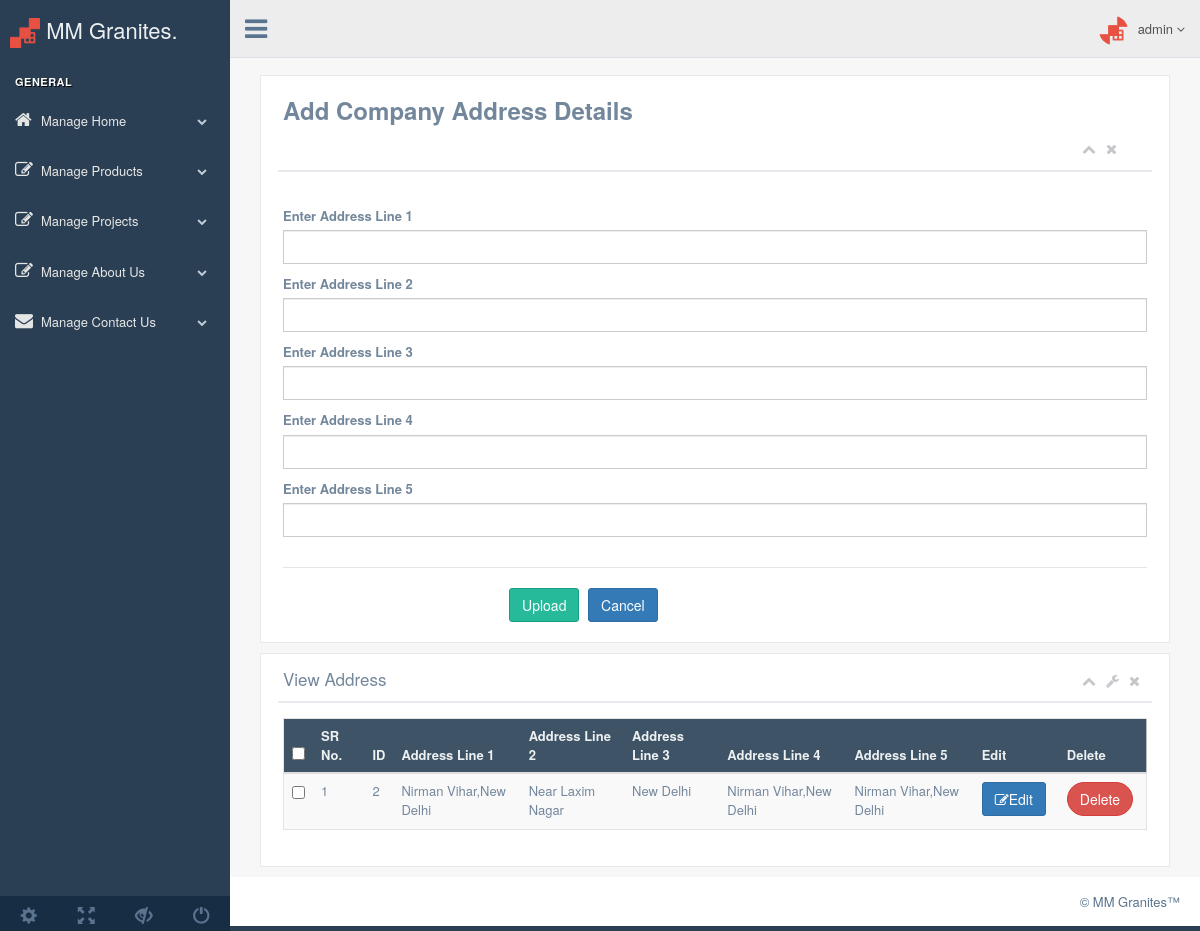
The page /admin/add-address.php on the database as committed earlier.
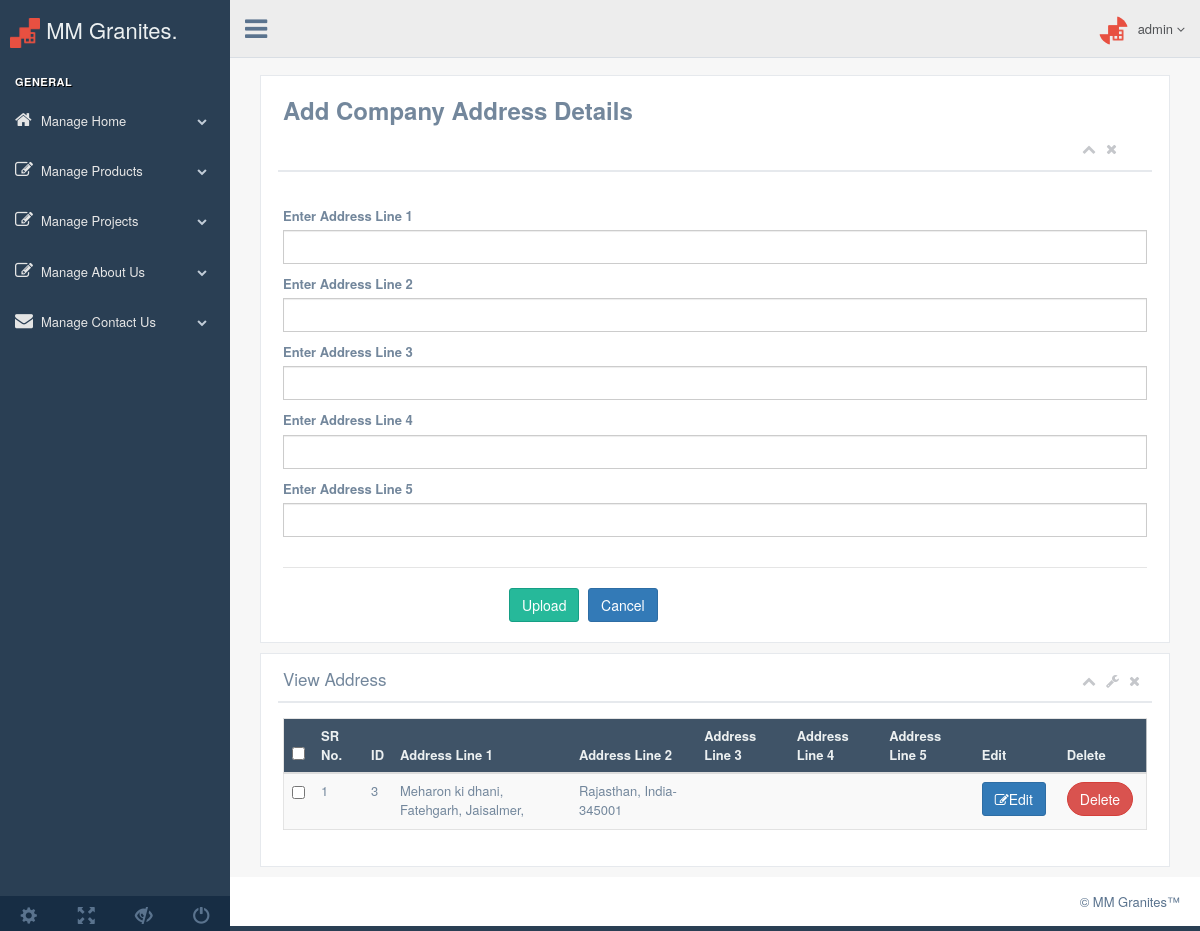
The same page on the database as committed later.
### tables this page shows
CREATE TABLE `company_address` (
  `id` int(11) NOT NULL,
  `add_1` varchar(500) NOT NULL,
  `add_2` varchar(500) NOT NULL,
  `add_3` varchar(500) NOT NULL,
  `add_4` varchar(500) NOT NULL,
  `add_5` varchar(500) NOT NULL
);

### admin/add-address.php (the view, shortened to what the changed rows need)
<?php include 'header.php';?>
  <body class="nav-md">
    <div class="container body">
      <div class="main_container">
        <div class="" role="main">
		 <?php
	include 'config.php';
	extract($_POST);
?>
  <body class="nav-md">
    <div class="container body">
      <div class="main_container">
        <div class="right_col" role="main">
          <div class="">
            <div class="row" style="margin:auto 0px">
             <div class="col-md-12 col-sm-12 col-xs-12">
                <div class="x_panel">
                  <div class="x_title">
                    <h2>View Address</h2>
                  </div>
                  <div class="x_content">
                   <div class="table-responsive">
                      <table class="table table-striped jambo_table bulk_action">
                        <thead>
                          <tr class="headings">
                            <th>
                              <input type="checkbox" id="check-all" class="flat">
                            </th>
                            <th class="column-title">SR No.</th>
                             <th class="column-title">ID</th>
                            <th class="column-title">Address Line 1</th>
                            <th class="column-title">Address Line 2</th>
                            <th class="column-title">Address Line 3</th>
                            <th class="column-title">Address Line 4</th>
                            <th class="column-title">Address Line 5</th>
                            <th class="column-title">Edit</th>
                            <th class="column-title">Delete</th>
                           </tr>
                        </thead>
                        <tbody>
						 <?php
                                    $q1="SELECT * FROM `company_address` ORDER BY `id` desc";
									$d1=mysqli_query($dbcon, $q1);
									$counter=0;
                                    $res3=mysqli_fetch_array($d1)
                                        ?>
                            <tr class="even pointer">
								<td><input type="checkbox" id="check-all" class="flat"></td>
								<td class=" "><?php echo ++$counter;?></td>
								<td class=" "><?php echo $res3['id'];?></td>
								<td class=" "><?php echo $res3['add_1'];?></td>
								<td class=" "><?php echo $res3['add_2'];?></td>
                <td class=" "><?php echo $res3['add_3'];?></td>
                <td class=" "><?php echo $res3['add_4'];?></td>
                <td class=" "><?php echo $res3['add_5'];?></td>
								<td class=" "><a class="btn btn-primary" href="edit-address.php?did=<?php echo $res3['id'];?>&action=edit&page=company_address"><i class="fa fa-edit"></i>Edit</a></td>
								<td class=" "><a onclick="return confirm('Are you sure?')" class="btn btn-round btn-danger" style="color:#fff;" href="?did=<?php echo $res3['id'];?>&action=delete&page=company_address">Delete</td>
						    </tr>
                         </tbody>
                      </table>
                    </div>
				 </div>
                </div>
              </div>
			</div>
          </div>
        </div>
	   </div>
      </div>
    </div>
  </body>
</html>

Rows that differ between the two databases and show on the page:
removed company_address: id "2", add_1 "Nirman Vihar,New Delhi", add_2 "Near Laxim Nagar", add_3 "New Delhi", add_4 "Nirman Vihar,New Delhi", add_5 "Nirman Vihar,New Delhi"
added company_address: id "3", add_1 "Meharon ki dhani, Fatehgarh, Jaisalmer,", add_2 "Rajasthan, India-345001"
